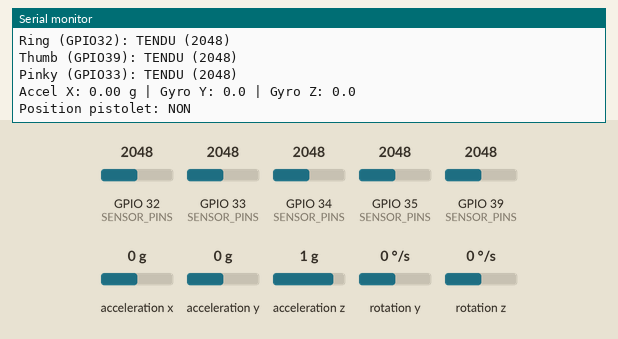
Bench run of a sketch on a simulated ESP32. On the bench: the last lines printed to the serial monitor. Wiring (inferred from the names in the program): MPU-9250 motion sensor at I2C address 0x68. Inputs (shaded band) come from the test bench; at power-on: GPIO 39 (SENSOR_PINS) = 2048, GPIO 32 (SENSOR_PINS) = 2048, GPIO 33 (SENSOR_PINS) = 2048, GPIO 34 (SENSOR_PINS) = 2048, GPIO 35 (SENSOR_PINS) = 2048, acceleration x 0 g, acceleration y 0 g, acceleration z 1 g, rotation y 0 °/s, rotation z 0 °/s.

Above: at 2.4 s.
2.5 s: GPIO 39 (SENSOR_PINS) set to 1228
4.3 s: GPIO 32 (SENSOR_PINS) set to 122
6.0 s: GPIO 33 (SENSOR_PINS) set to 122
At 6.26 s:
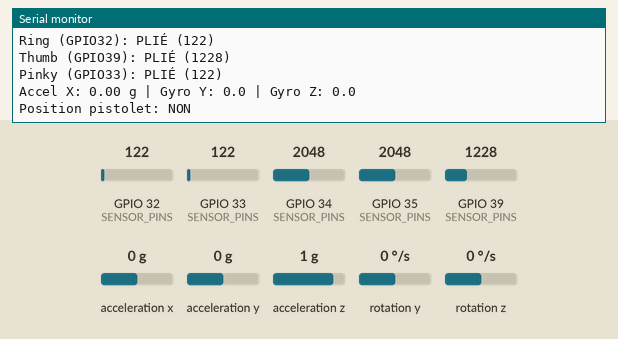
7.7 s: GPIO 34 (SENSOR_PINS) set to 122
9.4 s: GPIO 35 (SENSOR_PINS) set to 122
11.2 s: acceleration x set to -1.4 g
At 11.39 s:
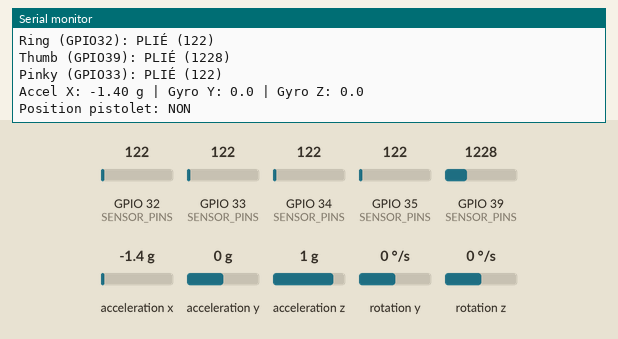

The sketch:

gesture_demo.ino
```cpp
#include <Wire.h>

// ===== FLEX SENSORS =====

const int NB_SENSORS = 5;

// Ordre corrigé : Thumb, Index, Middle, Ring, Pinky

const int SENSOR_PINS[NB_SENSORS] = {34, 35, 32, 39, 33};

const char* fingerName[NB_SENSORS] = {
  "Index", "Middle", "Ring", "Thumb", "Pinky"
};


int threshold[NB_SENSORS] = {
  200,   // Index  GPIO34
  250,   // Middle GPIO35
  300,   // Ring   GPIO32
  1350,  // Thumb  GPIO39
  1200   // Pinky  GPIO33
};


// ===== MPU6500 =====

const int MPU6500_ADDR = 0x68;

const int ACCEL_XOUT_H = 0x3B;

const int GYRO_XOUT_H = 0x43;

const int PWR_MGMT_1 = 0x6B;

// Seuils de détection du mouvement de recul (tir)

const float RECOIL_ACCEL_THRESHOLD = 1.5;  // g (accélération vers l'arrière)

const float GYRO_THRESHOLD = 100.0;         // degrés/s (rotation du poignet)

const int RECOIL_COOLDOWN = 500;           // ms entre deux détections

unsigned long lastShotTime = 0;

bool shotDetected = false;

// ===== FONCTIONS FLEX =====

int readStable(int pin) {

  long sum = 0;

  for (int i = 0; i < 10; i++) {

    sum += analogRead(pin);

    delay(2);

  }

  return sum / 10;

}

int getPosition2States(int raw, int th) {

  if (raw > th) return 1;

  else return 3;

}

// ===== FONCTIONS MPU6500 =====

void writeMPU(byte reg, byte data) {

  Wire.beginTransmission(MPU6500_ADDR);

  Wire.write(reg);

  Wire.write(data);

  Wire.endTransmission();

}

int16_t readMPU16(byte reg) {

  Wire.beginTransmission(MPU6500_ADDR);

  Wire.write(reg);

  Wire.endTransmission(false);

  Wire.requestFrom(MPU6500_ADDR, 2);

  int16_t value = Wire.read() << 8;

  value |= Wire.read();

  return value;

}

void initMPU6500() {

  Wire.begin();

  delay(100);

  // Réveiller le MPU6500

  writeMPU(PWR_MGMT_1, 0x00);

  delay(100);

  // Configuration de l'accéléromètre : ±4g

  writeMPU(0x1C, 0x08);

  // Configuration du gyroscope : ±500°/s

  writeMPU(0x1B, 0x08);

  Serial.println("MPU6500 initialisé");

}

void readMPU6500(float &accelX, float &gyroY, float &gyroZ) {

  // Lire accéléromètre X (axe vertical quand main en position pistolet)

  int16_t ax = readMPU16(ACCEL_XOUT_H);

  accelX = ax / 8192.0; // ±4g scale

  // Lire gyroscope Y et Z (rotation du poignet)

  int16_t gy = readMPU16(GYRO_XOUT_H + 2);

  int16_t gz = readMPU16(GYRO_XOUT_H + 4);

  gyroY = gy / 65.5; // ±500°/s scale

  gyroZ = gz / 65.5;

}

bool detectShootingGesture(int pos[]) {

  // Vérifier la position des doigts : Index et Majeur tendus, autres pliés

  bool thumbBent = (pos[0] == 3);        // Pouce plié

  bool indexExtended = (pos[1] == 1);    // Index tendu

  bool middleExtended = (pos[2] == 1);   // Majeur tendu

  bool ringBent = (pos[3] == 3);         // Annulaire plié

  bool pinkyBent = (pos[4] == 3);        // Auriculaire plié

  return indexExtended && middleExtended && thumbBent && ringBent && pinkyBent;

}

bool detectRecoil(float accelX, float gyroY, float gyroZ) {

  // Détection du recul : accélération négative sur X (vers l'arrière)

  // et rotation du poignet (gyro)

  bool recoilAccel = (accelX < -RECOIL_ACCEL_THRESHOLD);

  bool wristRotation = (abs(gyroY) > GYRO_THRESHOLD || abs(gyroZ) > GYRO_THRESHOLD);

  return recoilAccel || wristRotation;

}

void setup() {

  Serial.begin(115200);

  delay(1000);

  Serial.println("=== DÉTECTEUR DE TIR AU PISTOLET ===");

  Serial.println("Position : Index et Majeur tendus, autres doigts pliés");

  Serial.println("MPU6500 : Axe X vertical");

  Serial.println("====================================");

  Serial.println("Pins corrigés:");

  Serial.println("  Thumb  -> GPIO34");

  Serial.println("  Index  -> GPIO35");

  Serial.println("  Middle -> GPIO32");

  Serial.println("  Ring   -> GPIO39");

  Serial.println("  Pinky  -> GPIO33");

  Serial.println("====================================");

  initMPU6500();

}

void loop() {

  // ===== LECTURE FLEX SENSORS =====

  int raw[NB_SENSORS];

  int pos[NB_SENSORS];

  for (int i = 0; i < NB_SENSORS; i++) {

    raw[i] = readStable(SENSOR_PINS[i]);

    pos[i] = getPosition2States(raw[i], threshold[i]);

  }

  // ===== LECTURE MPU6500 =====

  float accelX, gyroY, gyroZ;

  readMPU6500(accelX, gyroY, gyroZ);

  // ===== DÉTECTION DU GESTE =====

  bool isGunPosition = detectShootingGesture(pos);

  // Détection du tir (mouvement de recul)

  if (isGunPosition && !shotDetected && (millis() - lastShotTime > RECOIL_COOLDOWN)) {

    if (detectRecoil(accelX, gyroY, gyroZ)) {

      Serial.println(">>> TIR DÉTECTÉ! <<<");

      shotDetected = true;

      lastShotTime = millis();

    }

  } else if (!detectRecoil(accelX, gyroY, gyroZ)) {

    shotDetected = false;

  }

  // ===== AFFICHAGE =====

  Serial.println("------");

  // Affichage des doigts

  for (int i = 0; i < NB_SENSORS; i++) {

    Serial.print(fingerName[i]);

    Serial.print(" (GPIO");

    Serial.print(SENSOR_PINS[i]);

    Serial.print("): ");

    Serial.print(pos[i] == 1 ? "TENDU" : "PLIÉ");

    Serial.print(" (");

    Serial.print(raw[i]);

    Serial.println(")");

  }

  // Affichage MPU6500

  Serial.print("Accel X: ");

  Serial.print(accelX, 2);

  Serial.print(" g | Gyro Y: ");

  Serial.print(gyroY, 1);

  Serial.print(" | Gyro Z: ");

  Serial.println(gyroZ, 1);

  // Statut

  Serial.print("Position pistolet: ");

  Serial.println(isGunPosition ? "OUI ✓" : "NON");

  delay(50); // Lecture plus rapide pour détecter le mouvement

}
 
```

Measured:
- after the input at 6.0 s, the serial monitor: prints a new line after 0.12 s (image 1)
- after the input at 11.2 s, the serial monitor: prints a new line after 0.05 s (image 2)
